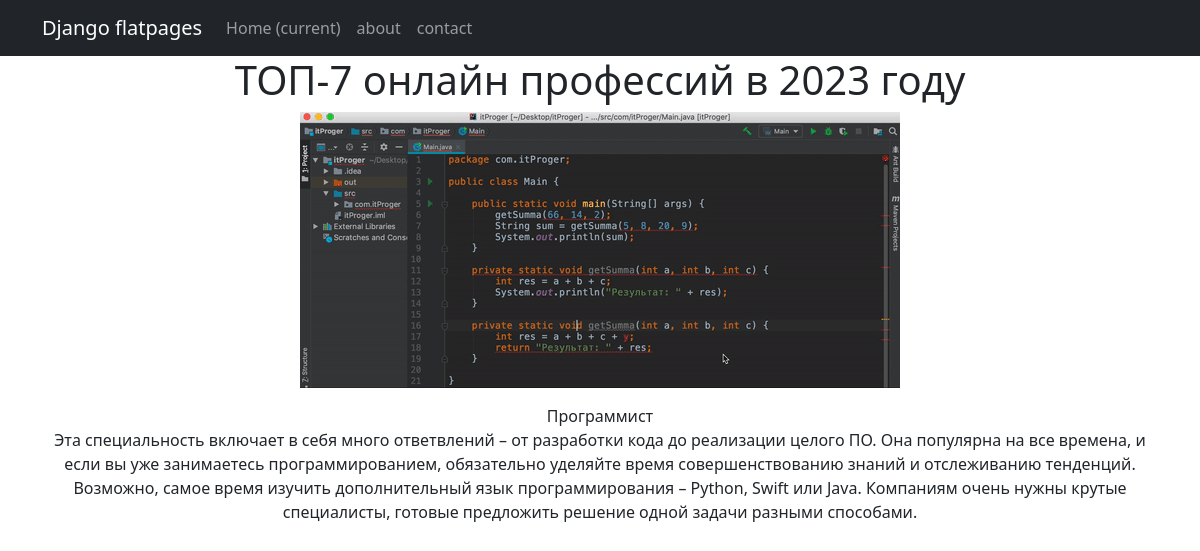
/posts/6, run on the app's committed database.
### newsapp/models.py (models this page shows, shortened)
class Post(models.Model):
    author = models.ForeignKey(Author, on_delete=models.CASCADE, verbose_name="Автор")
    title = models.CharField(max_length=255, verbose_name="Название")
    text = models.TextField(verbose_name="Текст статьи")
    NEWS = 'News'
    ARTICLE = 'Article'
    CATEGORY_CHOICES =(
        (NEWS, 'Новость'),
        (ARTICLE, 'Статья'),
    )
    categoryPost = models.CharField(max_length=100, choices=CATEGORY_CHOICES, default=ARTICLE)
    postCategory = models.ManyToManyField(Category, through='PostCategory', verbose_name="Категория")
    dateCreate = models.DateTimeField(auto_now_add=True, verbose_name="Время создания")
    photo = models.ImageField(upload_to="photo/", verbose_name="Фото")
    slug = models.SlugField(max_length=100)
    rating = models.SmallIntegerField(default=0)
    class Meta:
        verbose_name = 'Статья'
        verbose_name_plural = 'Статьи'
        ordering = ['dateCreate', 'title']

### newsapp/views.py (the view)
# urls.py: path('<int:pk>', PostDetail.as_view(), name='post'),
class PostDetail(DetailView):
    model = Post
    template_name = 'post.html'
    slug_url_kwarg = 'post_slug'
    context_object_name = 'post'

### newsapp/templatetags/custom_filters.py (called while the page is built)
@register.filter(is_safe=True)
def censor(value):
    STOP_LIST = ['что', 'почему']
    if not isinstance(value, str):
        raise TypeError(f"Недопустимое значение '{type(value)}' Нужно ввести строковое значение")
    for word in value.split():
        if word.lower() in STOP_LIST:
            value = value.replace(word, f"{word[0]}{'*' * (len(word) - 1)}")
    return value

### templates/post.html (shortened to what this page needs)
{% extends 'flatpages/default.html' %}
{% load custom_filters %}
{% block content %}
<h1>{{ post.title }}</h1>
{% if post.photo %}
<p><img class="img-article-left" src="{{post.photo.url}}"></p>
{% endif %}
{{post.text|censor|linebreaks}}
{% endblock content %}

### data on the page
Post: title "ТОП-7 онлайн профессий в 2023 году", photo (picture), text|censor "Программист Эта специальность включает в себя много ответвлений – от разработки кода до реализации целого ПО. Она популярна на все времена, и если вы уже занимаетесь программированием, обязательно уделяйте время совершенствованию знаний и отслеживанию тенденций. Возможно, самое время изучить дополнительный язык программирования – Python, Swift или Java. Компаниям очень нужны крутые специалисты, готовые предложить решение одной задачи разными способами."
